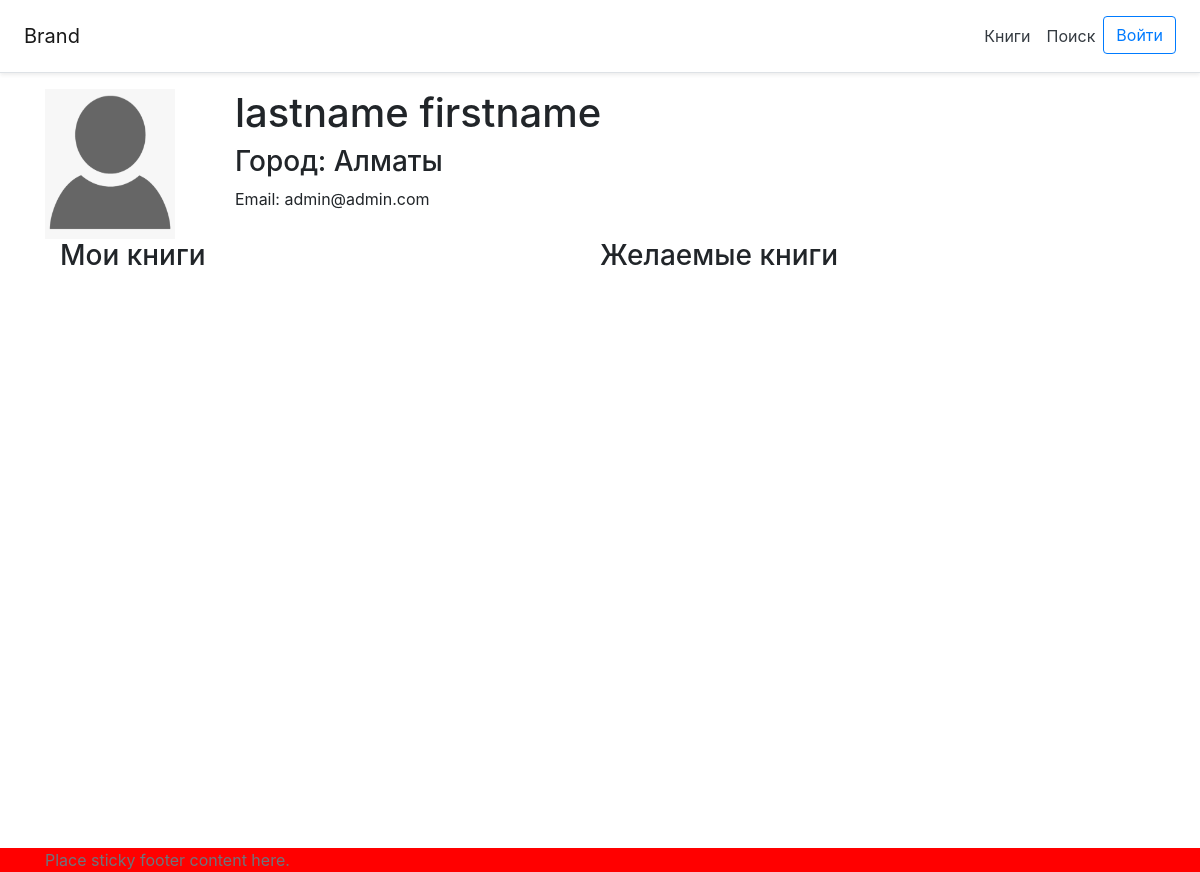
Page /users/1/ on the earlier database version.
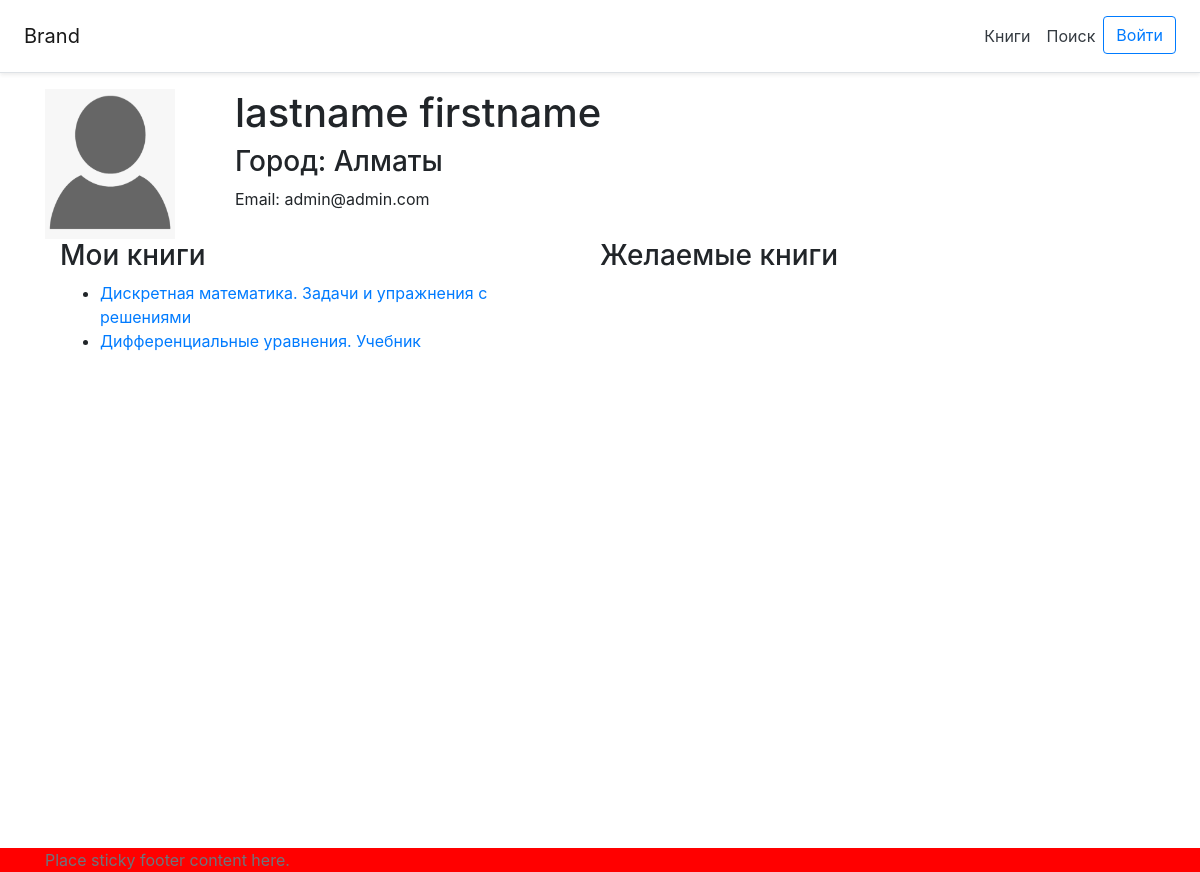
Same page on the later database version.
### users/models.py (models this page shows, shortened)
class CustomUser(AbstractUser):
    city = models.ForeignKey(City, on_delete=models.DO_NOTHING, null=True, verbose_name='Город')
    avatar = models.ImageField(verbose_name='Аватар', upload_to=get_avatar_path, blank=True, null=True)
    phone_number = PhoneNumberField(blank=True, null=True, unique=True, verbose_name='Номер телефона')
    def __str__(self):
        return f'{self.first_name} {self.last_name}'

class City(models.Model):
    name = models.CharField(max_length=100)
    class Meta:
        verbose_name = 'Город'
        verbose_name_plural = 'Города'

### book/models.py (models this page shows, shortened)
class Book(models.Model):
    name = models.ForeignKey(BookName, on_delete=models.CASCADE, related_name='books', verbose_name='Название')
    author = models.ForeignKey(BookAuthor, on_delete=models.CASCADE, related_name='author_books', verbose_name='Автор')
    section = models.ForeignKey(Section, null=True, on_delete=models.SET_NULL, related_name='section_books', verbose_name='Раздел')
    year_of_publishing = models.PositiveSmallIntegerField(blank=True, null=True, verbose_name='Год издания')
    isbn = models.CharField(unique=True, max_length=25, verbose_name='ISBN')
    publisging_house = models.CharField(max_length=50, verbose_name='Издательство', blank=True, null=True)
    page_count = models.PositiveSmallIntegerField(blank=True, null=True, verbose_name='Количество страниц')
    img = models.ImageField(upload_to=book_image_path, verbose_name='Обложка книги', blank=True, null=True)
    slug = models.SlugField(db_index=True)
    holders = models.ManyToManyField(get_user_model(), related_name='my_books', verbose_name='Обладатели книги')
    def __str__(self):
        return f'{self.name.name} - {self.author.name}'
    def get_absolute_url(self):
        return reverse('book:book_detail', args=[self.slug])
    class Meta:
        verbose_name = 'Книга'
        verbose_name_plural = 'Книги'
        ordering = ('name', 'author')

class BookName(models.Model):
    name = models.CharField(max_length=250, verbose_name='Имя книги')
    wishful = models.ManyToManyField(get_user_model(), related_name='desired_books', verbose_name='Желатели книги')
    def __str__(self):
        return self.name
    class Meta:
        verbose_name = 'Имя книги'
        verbose_name_plural = 'Имена книг'
        ordering = ('name',)

### users/views.py (the view)
# urls.py: path('<int:pk>/', CustomUserDetailView.as_view(), name='user_detail'),
class CustomUserDetailView(DetailView):
    model = get_user_model()
    template_name = 'users/user_detail.html'
    def get_context_data(self, **kwargs):
        context = super().get_context_data(**kwargs)
        form = SentenceForSuggestionerForm({
            'who_offers': self.request.user,
            'whomever_is_offered': context['object'],
        })
        form.fields['books_of_interest_1'].queryset = context['object'].my_books.all()
        context['form'] = form
        return context

### users/templates/users/user_detail.html (shortened to what this page needs)
{% extends '_base.html' %}
{% load thumbnail %}
{% load static %}
{% load bootstrap4 %}
{% block content %}
    <div class="container">
        <div class="row">
            <div class="col-lg-2 col-sm-3 col-md-3">
                {% if object.avatar %}
                        <img class="mr-3 img-rounded" src="{% thumbnail object.avatar 'default' %}">
                    {% else %}
                        <img class="mr-3 img-rounded" style="width: 130px; height: 150px;" src="{% static 'img/no-avatar.png' %}">
                    {% endif %}
            </div>
            <div class="col-sm-7">
                <h1>{{ object.last_name }} {{ object.first_name }}</h1>
                <h3>Город: {{ object.city.name }}</h3>
                <p>Email: {{ object.email }}</p>
            </div>
            <div class="col">
            </div>
        </div>
        <div class="row container">
            <div class="col">
                <h3>Мои книги</h3>
                <ul>
                    {% for my_book in object.my_books.all %}
                        <li><a href="{{ my_book.get_absolute_url }}">{{ my_book.name }}</a></li>
                    {% endfor %}
                </ul>
            </div>
            <div class="col">
                <h3>Желаемые книги</h3>
            </div>
        </div>
    </div>
{% endblock %}

### templates/_base.html (shortened to what this page needs)
{% load bootstrap4 %}
{% load static %}
<!DOCTYPE html>
<html lang="ru">
<head>
    {% bootstrap_css %}
    <link rel="stylesheet" href="{% static 'css/main.css' %}">
</head>
<body>
  <div id="body-content">
    <nav class="navbar navbar-expand-lg navbar-light d-flex flex-column flex-md-row p-3 px-md-4 mb-3 bg-white border-bottom shadow-sm">
      <a class="navbar-brand" href="#">Brand</a>
      <div class="collapse navbar-collapse" id="navbarSupportedContent">
        <ul class="navbar-nav ml-auto">
          <li class="nav-item">
            <a class="nav-link p-2 text-dark" href="{% url 'book:book_list' %}">Книги</a>
          </li>
          <li class="nav-item">
            <a class="nav-link p-2 text-dark" href="{% url 'book:search' %}">Поиск</a>
          </li>
          <li class="nav-item">
            {% if user.is_authenticated %}
            <div class="dropdown open">
                <a class="btn dropdown-toggle" id="dropdownMenuLink" data-toggle="dropdown" aria-haspopup="true" aria-expanded="false">
                  {{ user.email }}
                </a>
                <div class="dropdown-menu dropdown-menu-right" aria-labelledby="dropdownMenuLink">
                    <a class="dropdown-item" href="{{ user.get_absolute_url }}">Моя страница</a>
                    <a class="dropdown-item" href="{% url 'sentence:offers_list' %}">Предложения</a>
                    <a class="dropdown-item" href="{% url 'sentence:my_suggestions' %}">Мои предложения</a>
                    <div class="dropdown-divider"></div>
                    <div class="dropdown-item" >
                      <a class="btn btn-danger btn-block" href="{% url 'account_logout' %}">Выйти</a>
                    </div>
                </div>
            </div>
          {% else %}
            <a class="btn btn-outline-primary" href="{% url 'account_login' %}">Войти</a>
          {% endif %}
          </li>
        </ul>
      </div>
    </nav>
      {% block content %}
      {% endblock %}
    </div>
    <div id="footer" class="mt-5">
      <div class="container">
        <span class="text-muted">Place sticky footer content here.</span>
      </div>
    </div>
</body>
</html>

### static/css/main.css (style rules this page uses)
body { overflow-x:hidden; }
#body-content { min-height: 100vh; }
#footer { background-color: red; }

Differences in the rows shown:
added Book: name "Дискретная математика. Задачи и упражнения с решениями"
added Book: name "Дифференциальные уравнения. Учебник"
